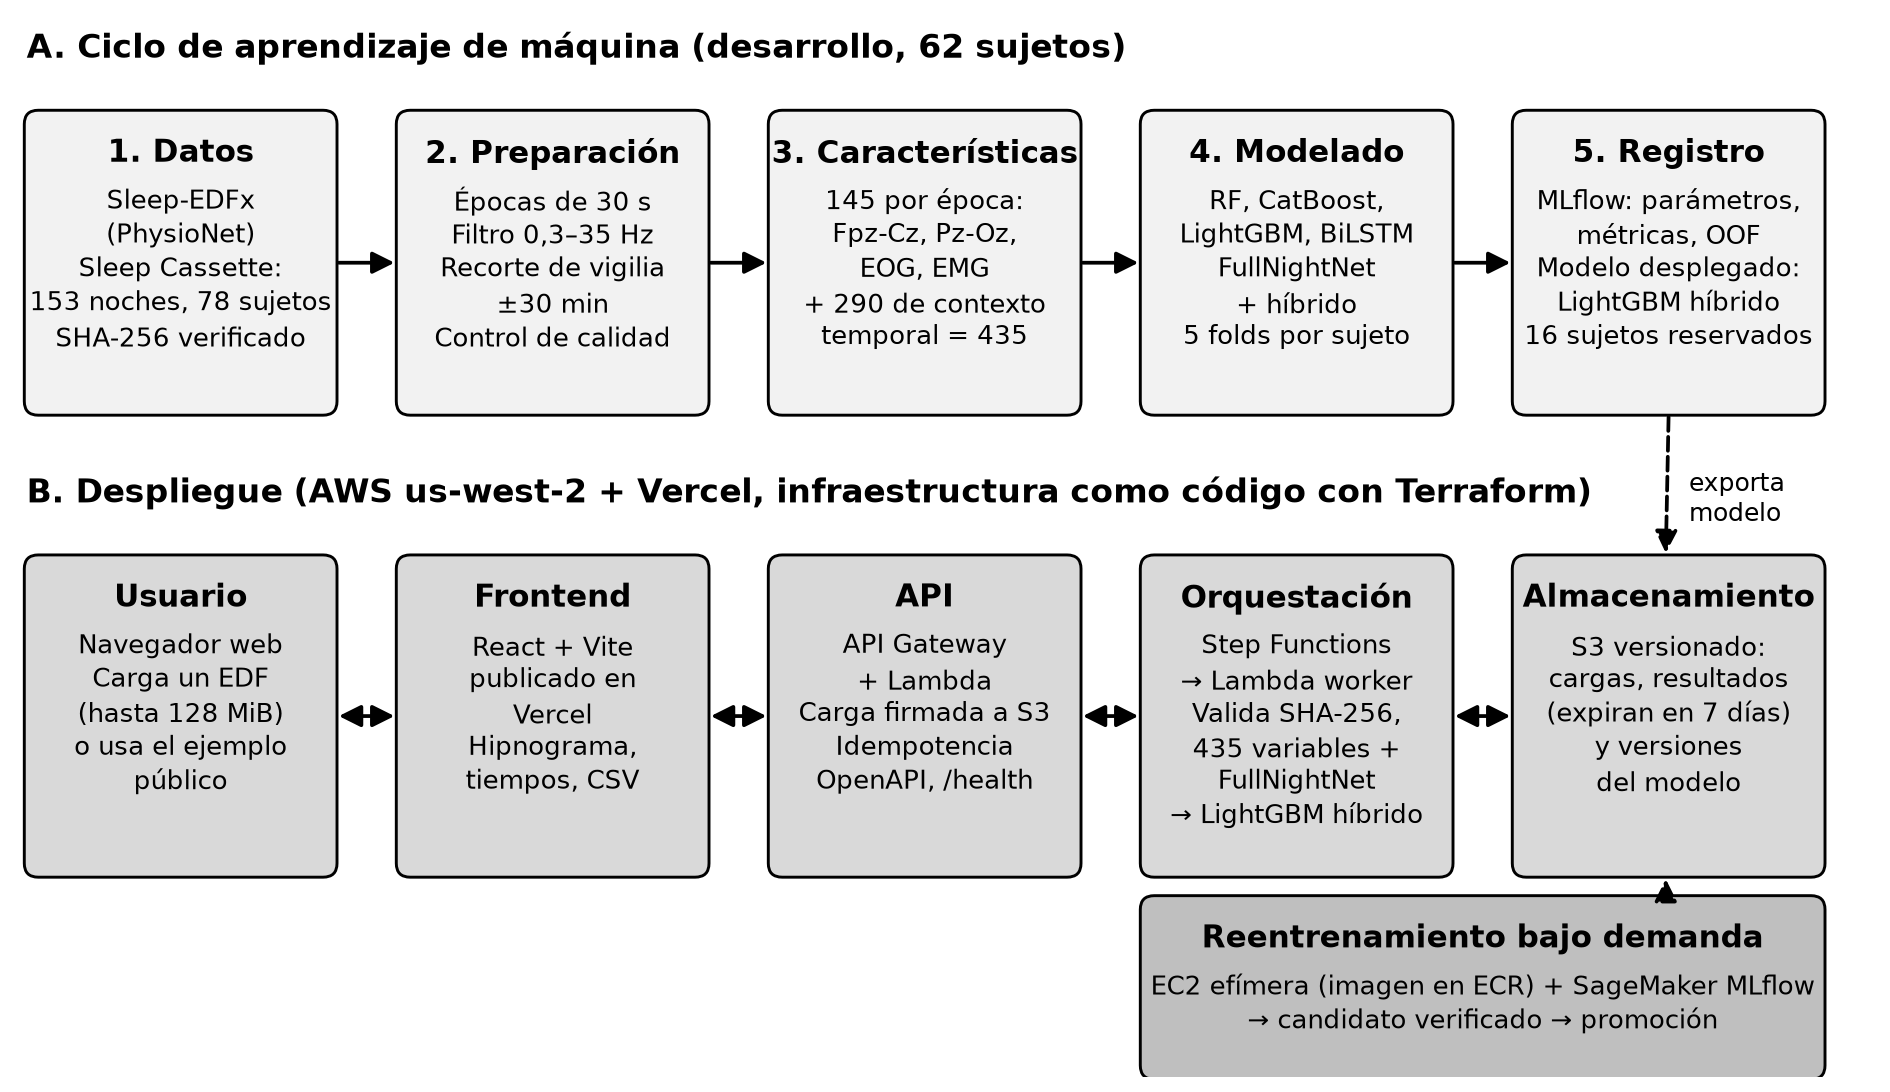

Python code for this plot:
"""Genera la figura de arquitectura del artículo (ciclo de ML + despliegue).

Rótulos grandes y paleta legible en escala de grises (observación de la rúbrica 7
del avance). Uso:
    uv run --locked python docs/articulo/figura_arquitectura.py
"""

from pathlib import Path

import matplotlib

matplotlib.use("Agg")
import matplotlib.pyplot as plt
from matplotlib.patches import FancyArrowPatch, FancyBboxPatch

OUT = Path(__file__).with_name("figura_arquitectura.png")

LIGHT, MID, DARK = "#f2f2f2", "#d9d9d9", "#bfbfbf"


def box(ax, x, y, w, h, title, body, fill):
    ax.add_patch(
        FancyBboxPatch(
            (x, y), w, h, boxstyle="round,pad=0.02,rounding_size=0.12",
            fc=fill, ec="black", lw=1.4,
        )
    )
    ax.text(x + w / 2, y + h - 0.22, title, ha="center", va="top",
            fontsize=15, weight="bold")
    ax.text(x + w / 2, y + h - 0.62, body, ha="center", va="top",
            fontsize=12.5, linespacing=1.3)


def arrow(ax, p, q, style="-|>", ls="-"):
    ax.add_patch(FancyArrowPatch(p, q, arrowstyle=style, mutation_scale=22,
                                 lw=1.8, color="black", linestyle=ls))


fig, ax = plt.subplots(figsize=(16, 9.2), dpi=150)
ax.set_xlim(0, 16)
ax.set_ylim(0, 9.2)
ax.axis("off")

# Franja superior: ciclo de aprendizaje de máquina (investigación)
ax.text(0.1, 9.05, "A. Ciclo de aprendizaje de máquina (desarrollo, 62 sujetos)",
        fontsize=16, weight="bold", va="top")
w, h, y = 2.65, 2.6, 5.75
xs = [0.1, 3.3, 6.5, 9.7, 12.9]
box(ax, xs[0], y, w, h, "1. Datos",
    "Sleep-EDFx\n(PhysioNet)\nSleep Cassette:\n153 noches, 78 sujetos\nSHA-256 verificado", LIGHT)
box(ax, xs[1], y, w, h, "2. Preparación",
    "Épocas de 30 s\nFiltro 0,3–35 Hz\nRecorte de vigilia\n±30 min\nControl de calidad", LIGHT)
box(ax, xs[2], y, w, h, "3. Características",
    "145 por época:\nFpz-Cz, Pz-Oz,\nEOG, EMG\n+ 290 de contexto\ntemporal = 435", LIGHT)
box(ax, xs[3], y, w, h, "4. Modelado",
    "RF, CatBoost,\nLightGBM, BiLSTM\nFullNightNet\n+ híbrido\n5 folds por sujeto", LIGHT)
box(ax, xs[4], y, w, h, "5. Registro",
    "MLflow: parámetros,\nmétricas, OOF\nModelo desplegado:\nLightGBM híbrido\n16 sujetos reservados", LIGHT)
for a, b in zip(xs[:-1], xs[1:]):
    arrow(ax, (a + w, y + h / 2), (b, y + h / 2))

# Franja inferior: despliegue
ax.text(0.1, 5.2, "B. Despliegue (AWS us-west-2 + Vercel, infraestructura como código con Terraform)",
        fontsize=16, weight="bold", va="top")
y2, h2 = 1.75, 2.75
box(ax, 0.1, y2, 2.65, h2, "Usuario",
    "Navegador web\nCarga un EDF\n(hasta 128 MiB)\no usa el ejemplo\npúblico", MID)
box(ax, 3.3, y2, 2.65, h2, "Frontend",
    "React + Vite\npublicado en\nVercel\nHipnograma,\ntiempos, CSV", MID)
box(ax, 6.5, y2, 2.65, h2, "API",
    "API Gateway\n+ Lambda\nCarga firmada a S3\nIdempotencia\nOpenAPI, /health", MID)
box(ax, 9.7, y2, 2.65, h2, "Orquestación",
    "Step Functions\n→ Lambda worker\nValida SHA-256,\n435 variables +\nFullNightNet\n→ LightGBM híbrido", MID)
box(ax, 12.9, y2, 2.65, h2, "Almacenamiento",
    "S3 versionado:\ncargas, resultados\n(expiran en 7 días)\ny versiones\ndel modelo", MID)
for a, b in [(2.75, 3.3), (5.95, 6.5), (9.15, 9.7), (12.35, 12.9)]:
    arrow(ax, (a, y2 + h2 / 2), (b, y2 + h2 / 2), style="<|-|>")

box(ax, 9.7, 0.0, 5.85, 1.55, "Reentrenamiento bajo demanda",
    "EC2 efímera (imagen en ECR) + SageMaker MLflow\n→ candidato verificado → promoción", DARK)
arrow(ax, (14.2, 1.55), (14.2, y2), ls="--")
arrow(ax, (xs[4] + w / 2, y), (14.2, y2 + h2), ls="--")
ax.text(14.4, 5.0, "exporta\nmodelo", fontsize=12, va="center")

fig.savefig(OUT, bbox_inches="tight", facecolor="white")
print(OUT)
